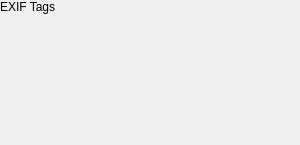
<?xml version="1.0" encoding="UTF-8"?>
<ui version="4.0">
 <class>ImageInfoOverlay</class>
 <widget class="QWidget" name="ImageInfoOverlay">
  <property name="geometry">
   <rect>
    <x>0</x>
    <y>0</y>
    <width>300</width>
    <height>145</height>
   </rect>
  </property>
  <property name="sizePolicy">
   <sizepolicy hsizetype="Fixed" vsizetype="MinimumExpanding">
    <horstretch>0</horstretch>
    <verstretch>0</verstretch>
   </sizepolicy>
  </property>
  <property name="minimumSize">
   <size>
    <width>300</width>
    <height>0</height>
   </size>
  </property>
  <property name="maximumSize">
   <size>
    <width>16777215</width>
    <height>16777215</height>
   </size>
  </property>
  <property name="windowTitle">
   <string notr="true"/>
  </property>
  <property name="accessibleName">
   <string notr="true"/>
  </property>
  <layout class="QVBoxLayout" name="verticalLayout">
   <property name="spacing">
    <number>0</number>
   </property>
   <property name="sizeConstraint">
    <enum>QLayout::SetMinimumSize</enum>
   </property>
   <property name="leftMargin">
    <number>0</number>
   </property>
   <property name="topMargin">
    <number>0</number>
   </property>
   <property name="rightMargin">
    <number>0</number>
   </property>
   <property name="bottomMargin">
    <number>4</number>
   </property>
   <item>
    <widget class="QWidget" name="header" native="true">
     <property name="sizePolicy">
      <sizepolicy hsizetype="Preferred" vsizetype="Preferred">
       <horstretch>0</horstretch>
       <verstretch>0</verstretch>
      </sizepolicy>
     </property>
     <property name="accessibleName">
      <string>OverlayHeaderWidget</string>
     </property>
     <layout class="QHBoxLayout" name="horizontalLayout">
      <property name="spacing">
       <number>0</number>
      </property>
      <property name="leftMargin">
       <number>0</number>
      </property>
      <property name="topMargin">
       <number>0</number>
      </property>
      <property name="rightMargin">
       <number>0</number>
      </property>
      <property name="bottomMargin">
       <number>0</number>
      </property>
      <item>
       <widget class="IconWidget" name="headerIcon" native="true">
        <property name="accessibleName">
         <string notr="true">OverlayHeaderIcon</string>
        </property>
       </widget>
      </item>
      <item>
       <widget class="QLabel" name="label">
        <property name="sizePolicy">
         <sizepolicy hsizetype="Preferred" vsizetype="Preferred">
          <horstretch>1</horstretch>
          <verstretch>0</verstretch>
         </sizepolicy>
        </property>
        <property name="text">
         <string>EXIF Tags</string>
        </property>
       </widget>
      </item>
      <item>
       <widget class="IconButton" name="closeButton" native="true">
        <property name="accessibleName">
         <string notr="true">OverlayHeaderButton</string>
        </property>
       </widget>
      </item>
     </layout>
    </widget>
   </item>
   <item>
    <widget class="QScrollArea" name="scrollArea">
     <property name="sizePolicy">
      <sizepolicy hsizetype="Expanding" vsizetype="MinimumExpanding">
       <horstretch>0</horstretch>
       <verstretch>0</verstretch>
      </sizepolicy>
     </property>
     <property name="minimumSize">
      <size>
       <width>0</width>
       <height>0</height>
      </size>
     </property>
     <property name="maximumSize">
      <size>
       <width>16777215</width>
       <height>16777215</height>
      </size>
     </property>
     <property name="focusPolicy">
      <enum>Qt::NoFocus</enum>
     </property>
     <property name="frameShape">
      <enum>QFrame::NoFrame</enum>
     </property>
     <property name="widgetResizable">
      <bool>true</bool>
     </property>
     <property name="horizontalScrollBarPolicy">
      <enum>Qt::ScrollBarAlwaysOff</enum>
     </property>
     <widget class="QWidget" name="scrollAreaWidgetContents">
      <property name="geometry">
       <rect>
        <x>0</x>
        <y>0</y>
        <width>560</width>
        <height>0</height>
       </rect>
      </property>
      <layout class="QVBoxLayout" name="entryLayout">
       <property name="spacing">
        <number>0</number>
       </property>
       <property name="sizeConstraint">
        <enum>QLayout::SetMinimumSize</enum>
       </property>
      </layout>
     </widget>
    </widget>
   </item>
  </layout>
 </widget>
 <customwidgets>
  <customwidget>
   <class>IconButton</class>
   <extends>QWidget</extends>
   <header>gui/customwidgets/iconbutton.h</header>
   <container>1</container>
  </customwidget>
  <customwidget>
   <class>IconWidget</class>
   <extends>QWidget</extends>
   <header>gui/customwidgets/iconwidget.h</header>
   <container>1</container>
  </customwidget>
 </customwidgets>
 <resources/>
 <connections/>
</ui>
